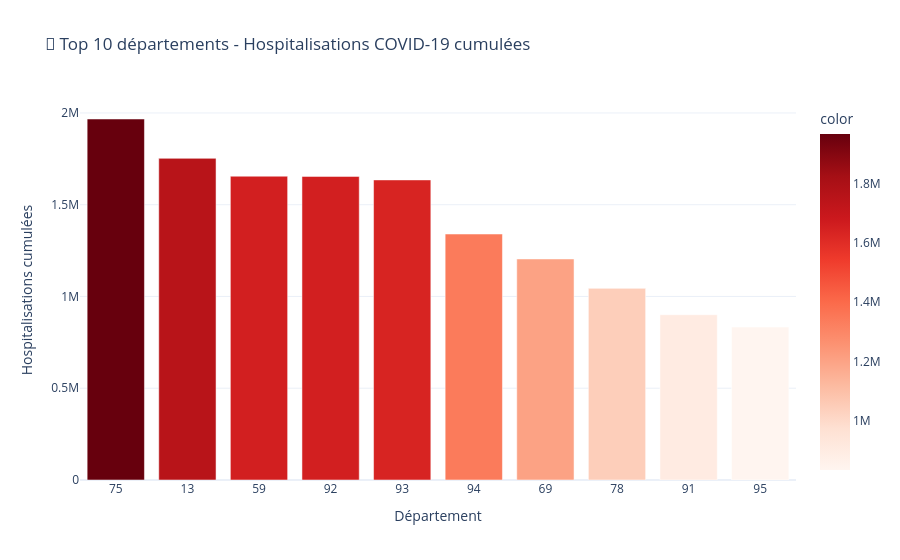

The code cell stored with this chart in its notebook:
### Code cell
# Graphique 2: Top 10 départements les plus touchés
if datasets['covid_hosp'] is not None and hosp_col:
    dep_col = None
    for col in ['dep', 'departement', 'code_dep']:
        if col in df_covid.columns:
            dep_col = col
            break
    
    if dep_col:
        # Total par département
        df_by_dep = df_covid.groupby(dep_col)[hosp_col].sum().sort_values(ascending=False).head(10)
        
        fig = px.bar(
            x=df_by_dep.index.astype(str),
            y=df_by_dep.values,
            title='🏥 Top 10 départements - Hospitalisations COVID-19 cumulées',
            labels={'x': 'Département', 'y': 'Hospitalisations cumulées'},
            color=df_by_dep.values,
            color_continuous_scale='Reds'
        )
        fig.update_layout(template='plotly_white', showlegend=False)
        fig.show()

### Figure 1 — Plotly figure (JSON) as saved in the notebook; plotly's stock layout.template omitted (floating-point values rounded to 4 significant figures)
{"data": [{"alignmentgroup": "True", "hovertemplate": "Département=%{x}<br>Hospitalisations cumulées=%{y}<br>color=%{marker.color}<extra></extra>", "legendgroup": "", "marker": {"color": [1967155, 1752745, 1655530, 1654392, 1635225, 1340362, 1204623, 1044302, 900666, 833454], "coloraxis": "coloraxis", "pattern": {"shape": ""}}, "name": "", "offsetgroup": "", "orientation": "v", "showlegend": false, "textposition": "auto", "type": "bar", "x": ["75", "13", "59", "92", "93", "94", "69", "78", "91", "95"], "xaxis": "x", "y": [1967155, 1752745, 1655530, 1654392, 1635225, 1340362, 1204623, 1044302, 900666, 833454], "yaxis": "y"}], "layout": {"barmode": "relative", "coloraxis": {"colorbar": {"title": {"text": "color"}}, "colorscale": [[0, "rgb(255,245,240)"], [0.125, "rgb(254,224,210)"], [0.25, "rgb(252,187,161)"], [0.375, "rgb(252,146,114)"], [0.5, "rgb(251,106,74)"], [0.625, "rgb(239,59,44)"], [0.75, "rgb(203,24,29)"], [0.875, "rgb(165,15,21)"], [1, "rgb(103,0,13)"]]}, "legend": {"tracegroupgap": 0}, "showlegend": false, "title": {"text": "🏥 Top 10 départements - Hospitalisations COVID-19 cumulées"}, "xaxis": {"anchor": "y", "domain": [0, 1], "title": {"text": "Département"}}, "yaxis": {"anchor": "x", "domain": [0, 1], "title": {"text": "Hospitalisations cumulées"}}}}
